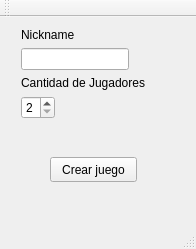
<?xml version="1.0" encoding="UTF-8"?>
<ui version="4.0">
 <class>PantallaJuego</class>
 <widget class="QMainWindow" name="PantallaJuego">
  <property name="geometry">
   <rect>
    <x>0</x>
    <y>0</y>
    <width>196</width>
    <height>249</height>
   </rect>
  </property>
  <property name="windowTitle">
   <string>PantallaJuego</string>
  </property>
  <widget class="QWidget" name="centralWidget">
   <widget class="QPushButton" name="pushButton">
    <property name="geometry">
     <rect>
      <x>50</x>
      <y>140</y>
      <width>87</width>
      <height>25</height>
     </rect>
    </property>
    <property name="text">
     <string>Crear juego</string>
    </property>
   </widget>
   <widget class="QWidget" name="formLayoutWidget_3">
    <property name="geometry">
     <rect>
      <x>10</x>
      <y>0</y>
      <width>173</width>
      <height>115</height>
     </rect>
    </property>
    <layout class="QFormLayout" name="formLayout_3">
     <item row="0" column="0">
      <layout class="QFormLayout" name="formLayout">
       <item row="0" column="0">
        <widget class="QLabel" name="label_2">
         <property name="text">
          <string>Nickname</string>
         </property>
        </widget>
       </item>
       <item row="1" column="0">
        <widget class="QLineEdit" name="nick_line"/>
       </item>
      </layout>
     </item>
     <item row="1" column="0">
      <layout class="QFormLayout" name="formLayout_2">
       <item row="1" column="0">
        <widget class="QLabel" name="label">
         <property name="text">
          <string>Cantidad de Jugadores</string>
         </property>
        </widget>
       </item>
      </layout>
     </item>
     <item row="2" column="0">
      <widget class="QSpinBox" name="cant_spin">
       <property name="minimum">
        <number>2</number>
       </property>
       <property name="maximum">
        <number>4</number>
       </property>
      </widget>
     </item>
    </layout>
   </widget>
  </widget>
  <widget class="QMenuBar" name="menuBar">
   <property name="geometry">
    <rect>
     <x>0</x>
     <y>0</y>
     <width>196</width>
     <height>22</height>
    </rect>
   </property>
  </widget>
  <widget class="QToolBar" name="mainToolBar">
   <attribute name="toolBarArea">
    <enum>TopToolBarArea</enum>
   </attribute>
   <attribute name="toolBarBreak">
    <bool>false</bool>
   </attribute>
  </widget>
  <widget class="QStatusBar" name="statusBar"/>
 </widget>
 <layoutdefault spacing="6" margin="11"/>
 <resources/>
 <connections/>
</ui>
